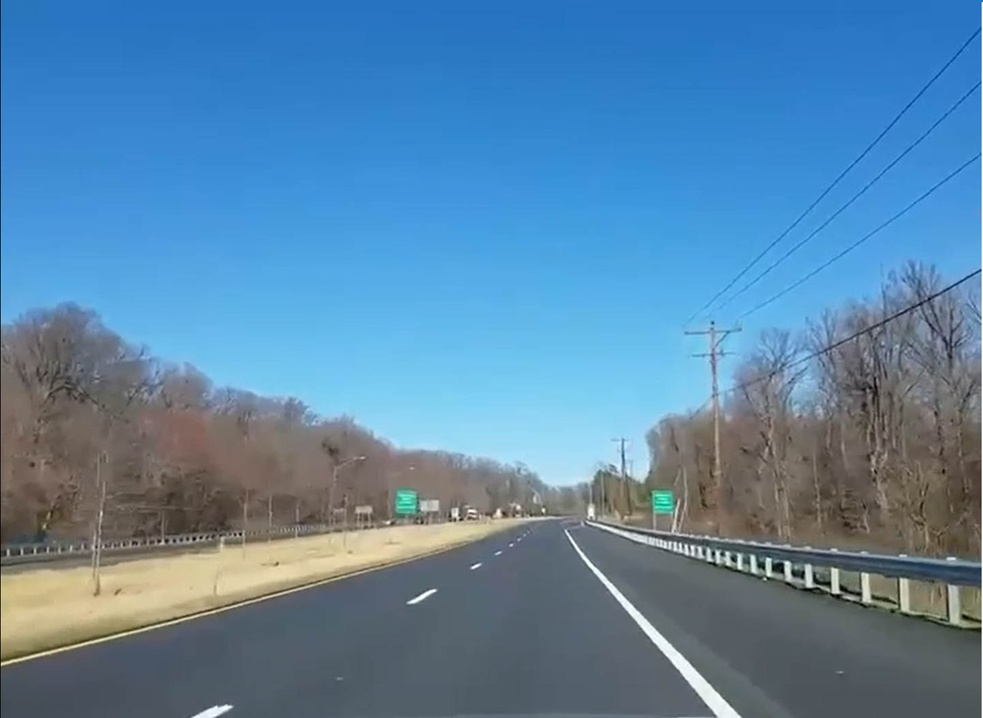
#> input picture original_exposure.jpg, 983 x 718 px, shrunk from 1442 x 1054 before the run, found by its file name
$ python Analysis.py
#> lines starting #> are read from the running program, lines starting #| are printed output that depends on the picture
import cv2 as cv
import matplotlib.image as mpimg
from matplotlib import pyplot as plt
import numpy as np

Raw_Img = plt.imread('D:\轉移\Lane-Tracking-Img/original_exposure.jpg')
#> Raw_Img is the input picture: shape (718, 983, 3); mean R, G, B 89.9, 133.1, 166.7
R, G, B = Raw_Img[:,:,0], Raw_Img[:,:,1], Raw_Img[:,:,2]
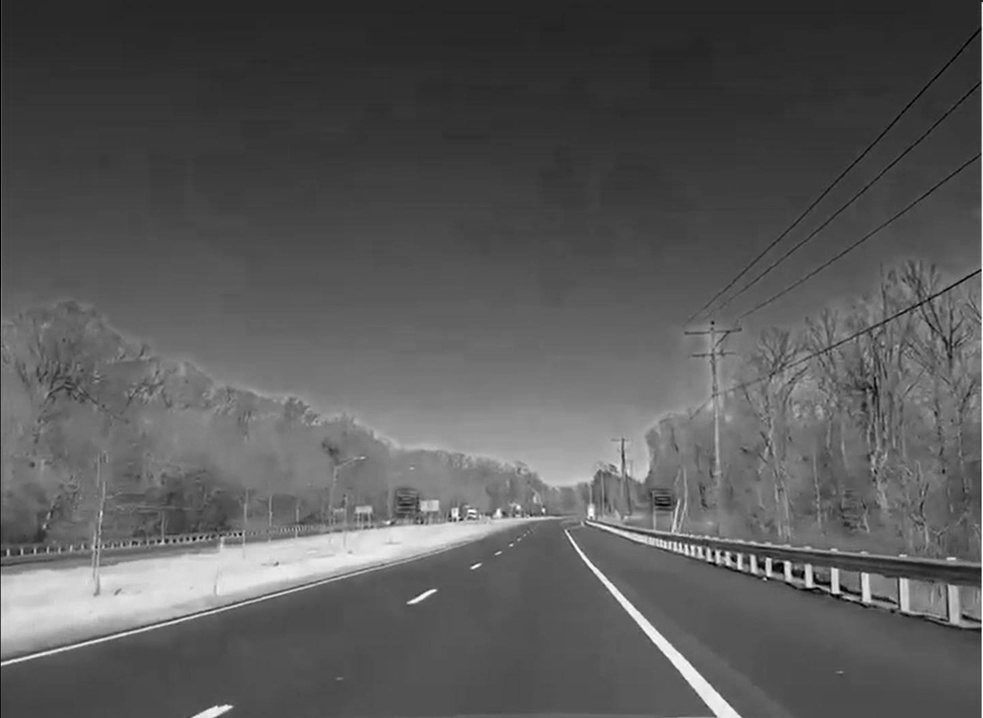
#> R: shape (718, 983); min 0, max 255, mean 89.9
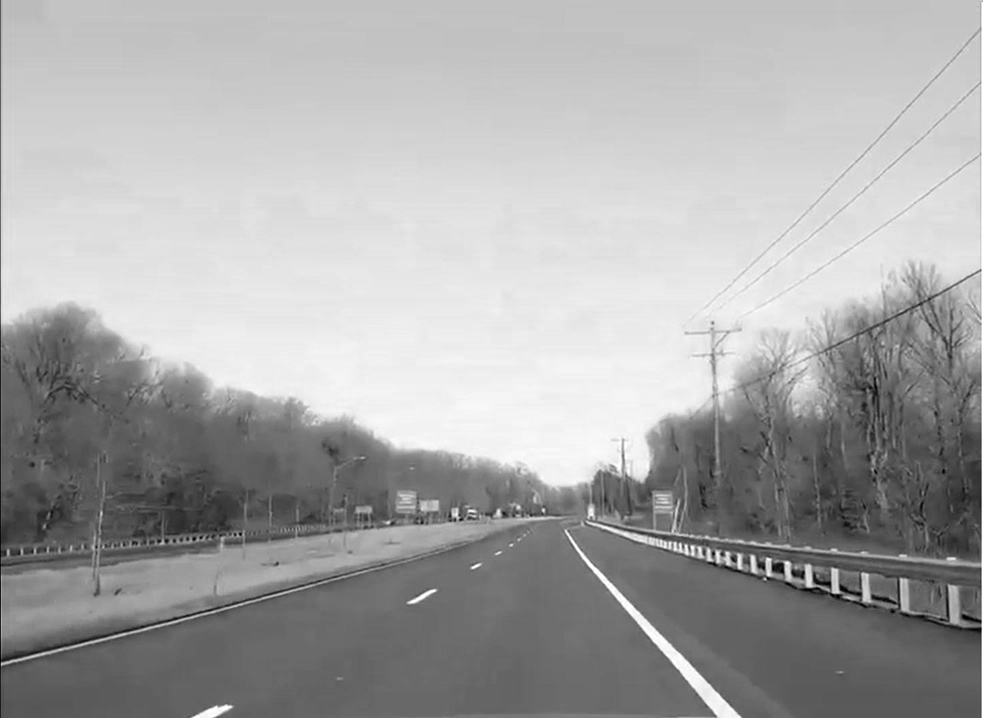
#> B: shape (718, 983); min 0, max 255, mean 166.7


Row = 2
Col = 3

fig = plt.figure(figsize=(10,5))

fig.add_subplot(Row, Col, 1)
plt.imshow(Raw_Img)
plt.axis('off')
plt.title("Original Image", fontsize=15)

Gray_avg = (R+G+B)/3
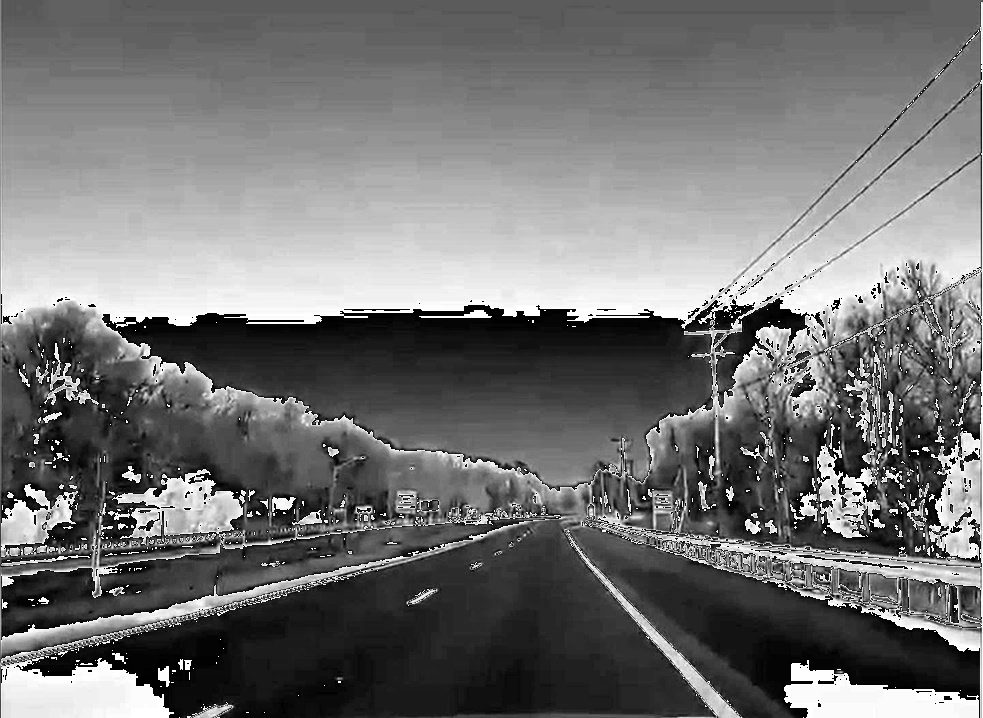
#> Gray_avg: shape (718, 983) float64; min 0, max 85, mean 38.3; drawn with min black and max white
fig.add_subplot(Row, Col, 2)
plt.imshow(Gray_avg, cmap='gray')
plt.axis('off')
plt.title("Average method", fontsize=15)

Gray_weighted_avg = cv.cvtColor(Raw_Img,cv.COLOR_BGR2GRAY)
fig.add_subplot(Row, Col, 3)
plt.imshow(Gray_weighted_avg, cmap='gray')
plt.axis('off')
plt.title("Weighted average method", fontsize=15)

Height, Width = Raw_Img.shape[0],Raw_Img.shape[1]
#> Height = 718; Width = 983
Gray_decom_max = np.zeros_like(Raw_Img)
Gray_decom_min = np.zeros_like(Raw_Img)
Gray_desaturation = np.zeros_like(Raw_Img)
for i in range(Height):
    for j in range(Width):
        pix_val = Raw_Img[i,j]
        Max = int(max(pix_val))
        Min = int(min(pix_val))
        Gray_decom_max[i,j] = Max
        Gray_decom_min[i,j] = Min
        Gray_desaturation[i,j] = (Max+Min)/2
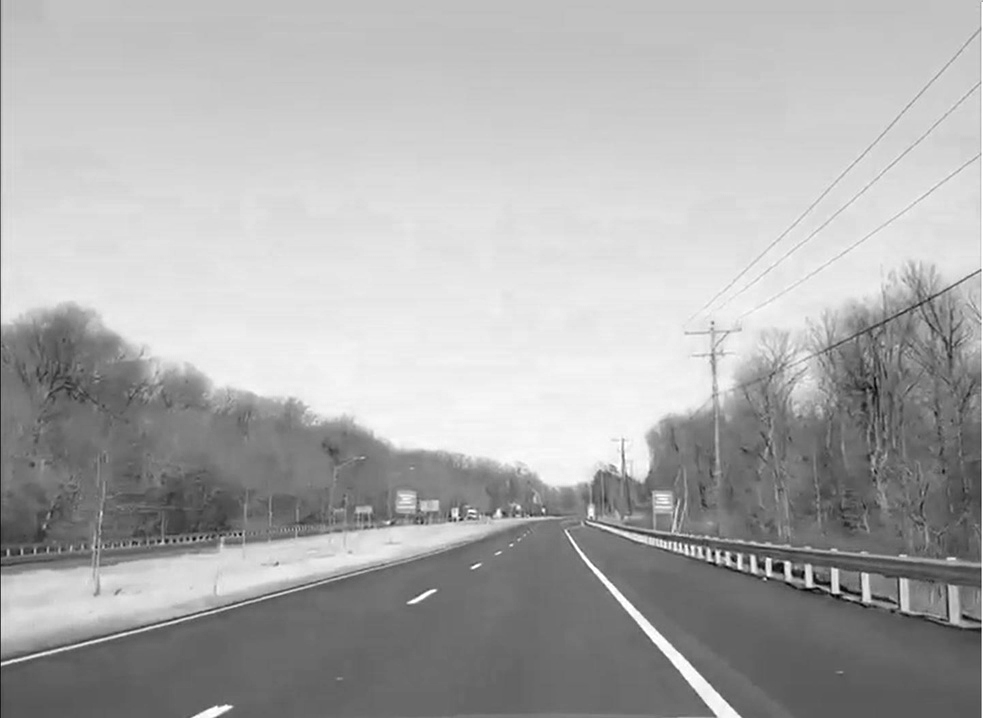
#> Gray_decom_max: shape (718, 983, 3); min 2, max 255, mean 172.3
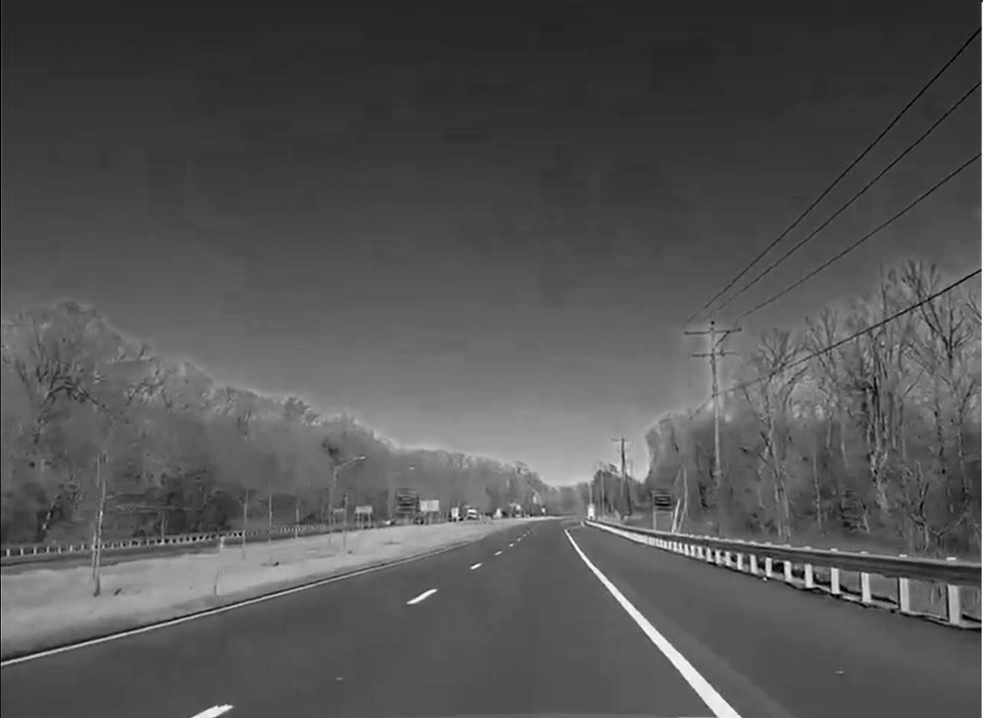
#> Gray_decom_min: shape (718, 983, 3); min 0, max 255, mean 84.4
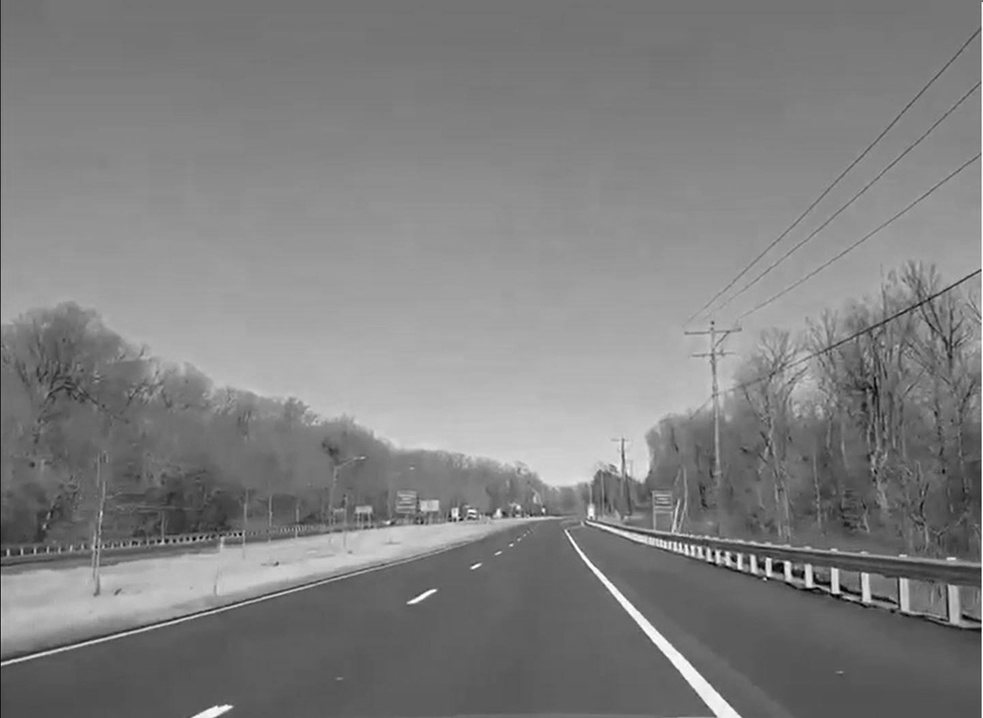
#> Gray_desaturation: shape (718, 983, 3); min 1, max 255, mean 128.1
fig.add_subplot(Row, Col, 4)
plt.imshow(Gray_decom_max, cmap='gray')
plt.axis('off')
plt.title("Decomposition method - Maximum", fontsize=15)

fig.add_subplot(Row, Col, 5)
plt.imshow(Gray_decom_min, cmap='gray')
plt.axis('off')
plt.title("Decomposition method - Minimum", fontsize=15)

fig.add_subplot(Row, Col, 6)
plt.imshow(Gray_desaturation, cmap='gray')
plt.axis('off')
plt.title("Desaturation method", fontsize=15)

plt.show()
#cv.imshow('Original',Raw_Img)
#cv.waitKey(0)
